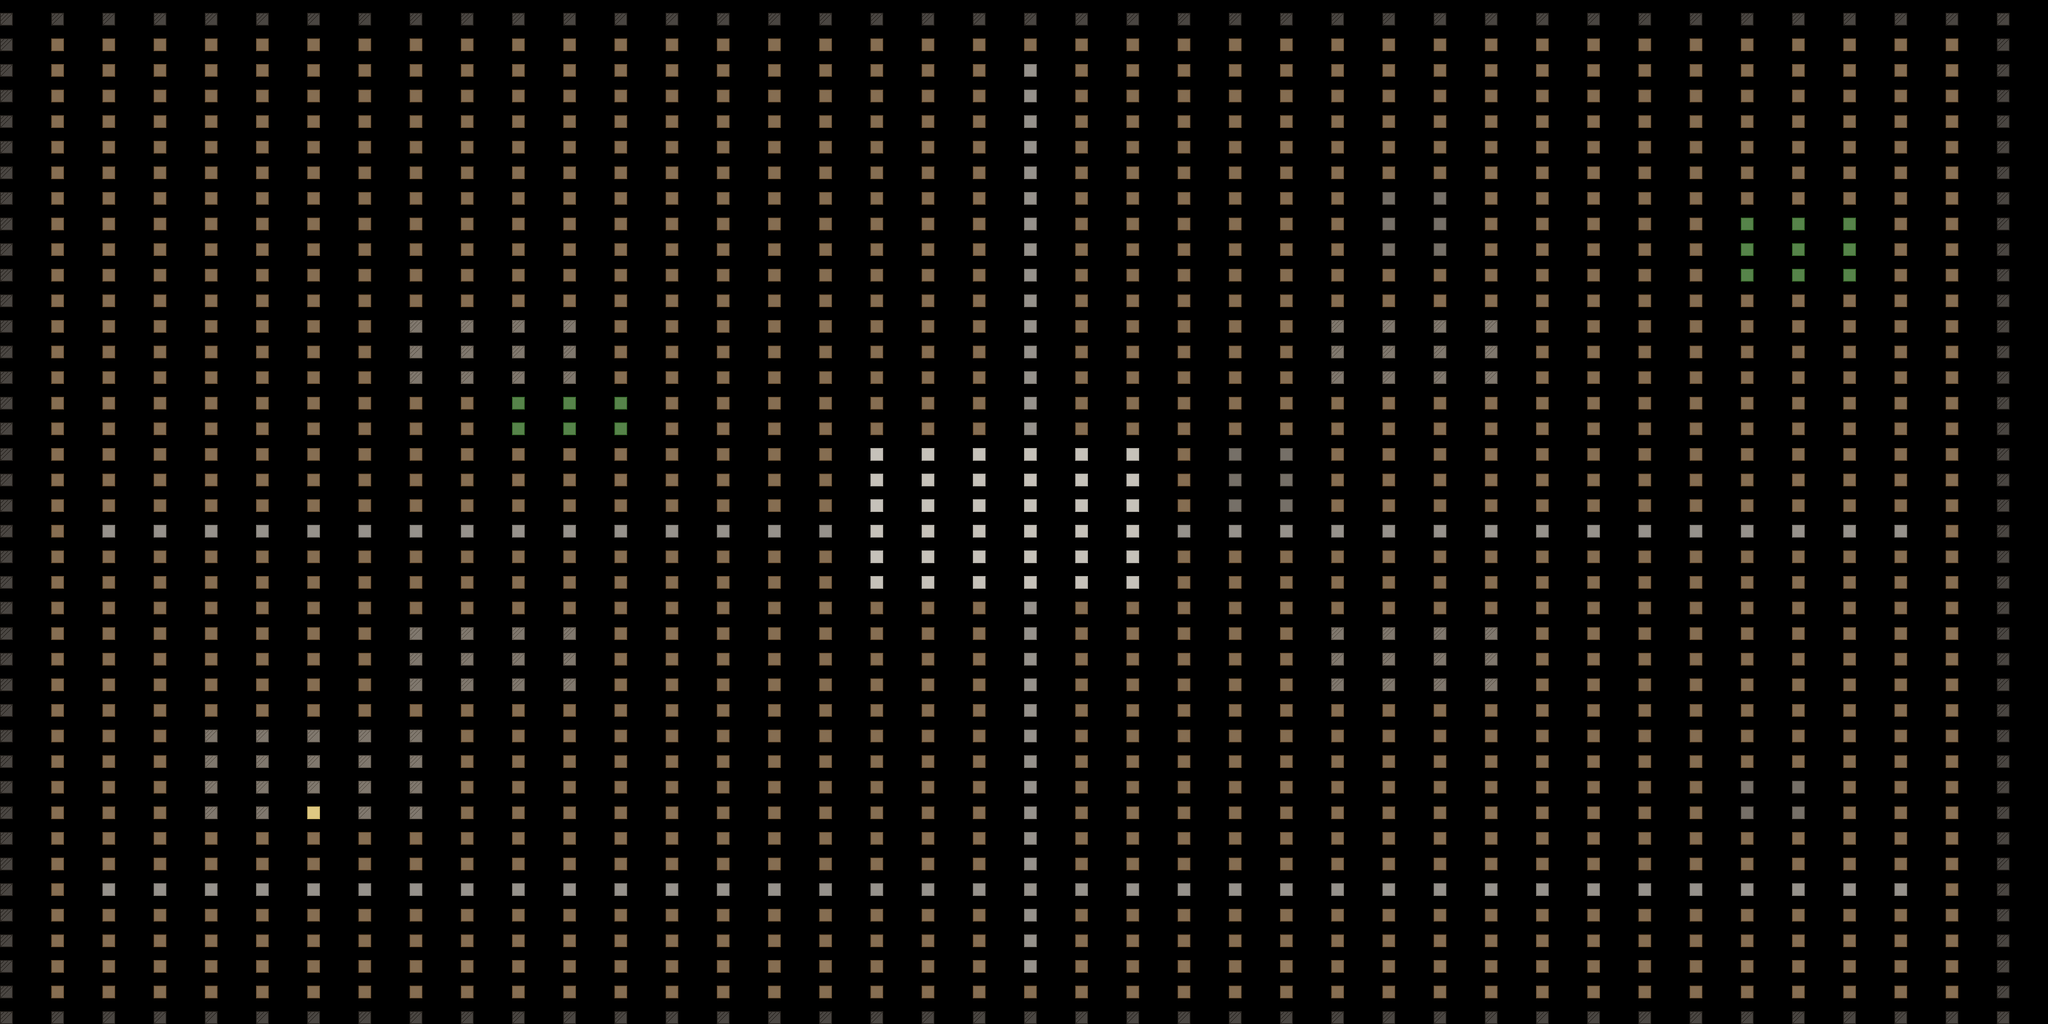

A 2D game scene composited from a Tiled map and its tileset images. What follows is a short description and the map's XML, with every tile layer's data as written:
An orthogonal 40x40 tile map with 64x32 px tiles, 1 tile layer (suelo).

<map version="1.10" tiledversion="1.10.2" orientation="orthogonal" renderorder="right-down" width="40" height="40" tilewidth="64" tileheight="32" infinite="0" nextlayerid="2" nextobjectid="1">
 <tileset firstgid="1" name="ciudad" tilewidth="16" tileheight="16" tilecount="36" columns="6">
  <image source="../textures/ciudad_tileset.png" width="96" height="96" />
  <tile id="1">
   <properties>
    <property name="collision" type="bool" value="true" />
   </properties>
  </tile>
  <tile id="3">
   <properties>
    <property name="collision" type="bool" value="true" />
   </properties>
  </tile>
  <tile id="6">
   <properties>
    <property name="collision" type="bool" value="true" />
   </properties>
  </tile>
  <tile id="7">
   <properties>
    <property name="collision" type="bool" value="true" />
   </properties>
  </tile>
  <tile id="8">
   <properties>
    <property name="collision" type="bool" value="true" />
   </properties>
  </tile>
  <tile id="9">
   <properties>
    <property name="collision" type="bool" value="true" />
   </properties>
  </tile>
  <tile id="10">
   <properties>
    <property name="collision" type="bool" value="true" />
   </properties>
  </tile>
  <tile id="11">
   <properties>
    <property name="collision" type="bool" value="true" />
   </properties>
  </tile>
  <tile id="12">
   <properties>
    <property name="collision" type="bool" value="true" />
   </properties>
  </tile>
  <tile id="13">
   <properties>
    <property name="collision" type="bool" value="true" />
   </properties>
  </tile>
  <tile id="14">
   <properties>
    <property name="collision" type="bool" value="true" />
   </properties>
  </tile>
  <tile id="15">
   <properties>
    <property name="collision" type="bool" value="true" />
   </properties>
  </tile>
  <tile id="16">
   <properties>
    <property name="collision" type="bool" value="true" />
   </properties>
  </tile>
  <tile id="17">
   <properties>
    <property name="collision" type="bool" value="true" />
   </properties>
  </tile>
  <tile id="18">
   <properties>
    <property name="collision" type="bool" value="true" />
   </properties>
  </tile>
  <tile id="19">
   <properties>
    <property name="collision" type="bool" value="true" />
   </properties>
  </tile>
  <tile id="24">
   <properties>
    <property name="collision" type="bool" value="true" />
   </properties>
  </tile>
  <tile id="25">
   <properties>
    <property name="collision" type="bool" value="true" />
   </properties>
  </tile>
  <tile id="26">
   <properties>
    <property name="collision" type="bool" value="true" />
   </properties>
  </tile>
  <tile id="28">
   <properties>
    <property name="collision" type="bool" value="true" />
   </properties>
  </tile>
  <tile id="32">
   <properties>
    <property name="collision" type="bool" value="true" />
   </properties>
  </tile>
  <tile id="35">
   <properties>
    <property name="collision" type="bool" value="true" />
   </properties>
  </tile>
 </tileset>
 <layer id="1" name="suelo" width="40" height="40">
  <data encoding="csv">
2,2,2,2,2,2,2,2,2,2,2,2,2,2,2,2,2,2,2,2,2,2,2,2,2,2,2,2,2,2,2,2,2,2,2,2,2,2,2,2,
2,6,6,6,6,6,6,6,6,6,6,6,6,6,6,6,6,6,6,6,6,6,6,6,6,6,6,6,6,6,6,6,6,6,6,6,6,6,6,2,
2,6,6,6,6,6,6,6,6,6,6,6,6,6,6,6,6,6,6,6,28,6,6,6,6,6,6,6,6,6,6,6,6,6,6,6,6,6,6,2,
2,6,6,6,6,6,6,6,6,6,6,6,6,6,6,6,6,6,6,6,28,6,6,6,6,6,6,6,6,6,6,6,6,6,6,6,6,6,6,2,
2,6,6,6,6,6,6,6,6,6,6,6,6,6,6,6,6,6,6,6,28,6,6,6,6,6,6,6,6,6,6,6,6,6,6,6,6,6,6,2,
2,6,6,6,6,6,6,6,6,6,6,6,6,6,6,6,6,6,6,6,28,6,6,6,6,6,6,6,6,6,6,6,6,6,6,6,6,6,6,2,
2,6,6,6,6,6,6,6,6,6,6,6,6,6,6,6,6,6,6,6,28,6,6,6,6,6,6,6,6,6,6,6,6,6,6,6,6,6,6,2,
2,6,6,6,6,6,6,6,6,6,6,6,6,6,6,6,6,6,6,6,28,6,6,6,6,6,6,30,30,6,6,6,6,6,6,6,6,6,6,2,
2,6,6,6,6,6,6,6,6,6,6,6,6,6,6,6,6,6,6,6,28,6,6,6,6,6,6,30,30,6,6,6,6,6,3,3,3,6,6,2,
2,6,6,6,6,6,6,6,6,6,6,6,6,6,6,6,6,6,6,6,28,6,6,6,6,6,6,30,30,6,6,6,6,6,3,3,3,6,6,2,
2,6,6,6,6,6,6,6,6,6,6,6,6,6,6,6,6,6,6,6,28,6,6,6,6,6,6,6,6,6,6,6,6,6,3,3,3,6,6,2,
2,6,6,6,6,6,6,6,6,6,6,6,6,6,6,6,6,6,6,6,28,6,6,6,6,6,6,6,6,6,6,6,6,6,6,6,6,6,6,2,
2,6,6,6,6,6,6,6,25,25,25,25,6,6,6,6,6,6,6,6,28,6,6,6,6,6,25,25,25,25,6,6,6,6,6,6,6,6,6,2,
2,6,6,6,6,6,6,6,25,25,25,25,6,6,6,6,6,6,6,6,28,6,6,6,6,6,25,25,25,25,6,6,6,6,6,6,6,6,6,2,
2,6,6,6,6,6,6,6,25,25,25,25,6,6,6,6,6,6,6,6,28,6,6,6,6,6,25,25,25,25,6,6,6,6,6,6,6,6,6,2,
2,6,6,6,6,6,6,6,6,6,3,3,3,6,6,6,6,6,6,6,28,6,6,6,6,6,6,6,6,6,6,6,6,6,6,6,6,6,6,2,
2,6,6,6,6,6,6,6,6,6,3,3,3,6,6,6,6,6,6,6,28,6,6,6,6,6,6,6,6,6,6,6,6,6,6,6,6,6,6,2,
2,6,6,6,6,6,6,6,6,6,6,6,6,6,6,6,6,5,5,5,5,5,5,6,30,30,6,6,6,6,6,6,6,6,6,6,6,6,6,2,
2,6,6,6,6,6,6,6,6,6,6,6,6,6,6,6,6,5,5,5,5,5,5,6,30,30,6,6,6,6,6,6,6,6,6,6,6,6,6,2,
2,6,6,6,6,6,6,6,6,6,6,6,6,6,6,6,6,5,5,5,5,5,5,6,30,30,6,6,6,6,6,6,6,6,6,6,6,6,6,2,
2,6,28,28,28,28,28,28,28,28,28,28,28,28,28,28,28,5,5,5,5,5,5,28,28,28,28,28,28,28,28,28,28,28,28,28,28,28,6,2,
2,6,6,6,6,6,6,6,6,6,6,6,6,6,6,6,6,5,5,5,5,5,5,6,6,6,6,6,6,6,6,6,6,6,6,6,6,6,6,2,
2,6,6,6,6,6,6,6,6,6,6,6,6,6,6,6,6,5,5,5,5,5,5,6,6,6,6,6,6,6,6,6,6,6,6,6,6,6,6,2,
2,6,6,6,6,6,6,6,6,6,6,6,6,6,6,6,6,6,6,6,28,6,6,6,6,6,6,6,6,6,6,6,6,6,6,6,6,6,6,2,
2,6,6,6,6,6,6,6,25,25,25,25,6,6,6,6,6,6,6,6,28,6,6,6,6,6,25,25,25,25,6,6,6,6,6,6,6,6,6,2,
2,6,6,6,6,6,6,6,25,25,25,25,6,6,6,6,6,6,6,6,28,6,6,6,6,6,25,25,25,25,6,6,6,6,6,6,6,6,6,2,
2,6,6,6,6,6,6,6,25,25,25,25,6,6,6,6,6,6,6,6,28,6,6,6,6,6,25,25,25,25,6,6,6,6,6,6,6,6,6,2,
2,6,6,6,6,6,6,6,6,6,6,6,6,6,6,6,6,6,6,6,28,6,6,6,6,6,6,6,6,6,6,6,6,6,6,6,6,6,6,2,
2,6,6,6,25,25,25,25,25,6,6,6,6,6,6,6,6,6,6,6,28,6,6,6,6,6,6,6,6,6,6,6,6,6,6,6,6,6,6,2,
2,6,6,6,25,25,25,25,25,6,6,6,6,6,6,6,6,6,6,6,28,6,6,6,6,6,6,6,6,6,6,6,6,6,6,6,6,6,6,2,
2,6,6,6,25,25,25,25,25,6,6,6,6,6,6,6,6,6,6,6,28,6,6,6,6,6,6,6,6,6,6,6,6,6,30,30,6,6,6,2,
2,6,6,6,25,25,23,25,25,6,6,6,6,6,6,6,6,6,6,6,28,6,6,6,6,6,6,6,6,6,6,6,6,6,30,30,6,6,6,2,
2,6,6,6,6,6,6,6,6,6,6,6,6,6,6,6,6,6,6,6,28,6,6,6,6,6,6,6,6,6,6,6,6,6,6,6,6,6,6,2,
2,6,6,6,6,6,6,6,6,6,6,6,6,6,6,6,6,6,6,6,28,6,6,6,6,6,6,6,6,6,6,6,6,6,6,6,6,6,6,2,
2,6,28,28,28,28,28,28,28,28,28,28,28,28,28,28,28,28,28,28,28,28,28,28,28,28,28,28,28,28,28,28,28,28,28,28,28,28,6,2,
2,6,6,6,6,6,6,6,6,6,6,6,6,6,6,6,6,6,6,6,28,6,6,6,6,6,6,6,6,6,6,6,6,6,6,6,6,6,6,2,
2,6,6,6,6,6,6,6,6,6,6,6,6,6,6,6,6,6,6,6,28,6,6,6,6,6,6,6,6,6,6,6,6,6,6,6,6,6,6,2,
2,6,6,6,6,6,6,6,6,6,6,6,6,6,6,6,6,6,6,6,28,6,6,6,6,6,6,6,6,6,6,6,6,6,6,6,6,6,6,2,
2,6,6,6,6,6,6,6,6,6,6,6,6,6,6,6,6,6,6,6,6,6,6,6,6,6,6,6,6,6,6,6,6,6,6,6,6,6,6,2,
2,2,2,2,2,2,2,2,2,2,2,2,2,2,2,2,2,2,2,2,2,2,2,2,2,2,2,2,2,2,2,2,2,2,2,2,2,2,2,2
</data>
 </layer>
</map>
